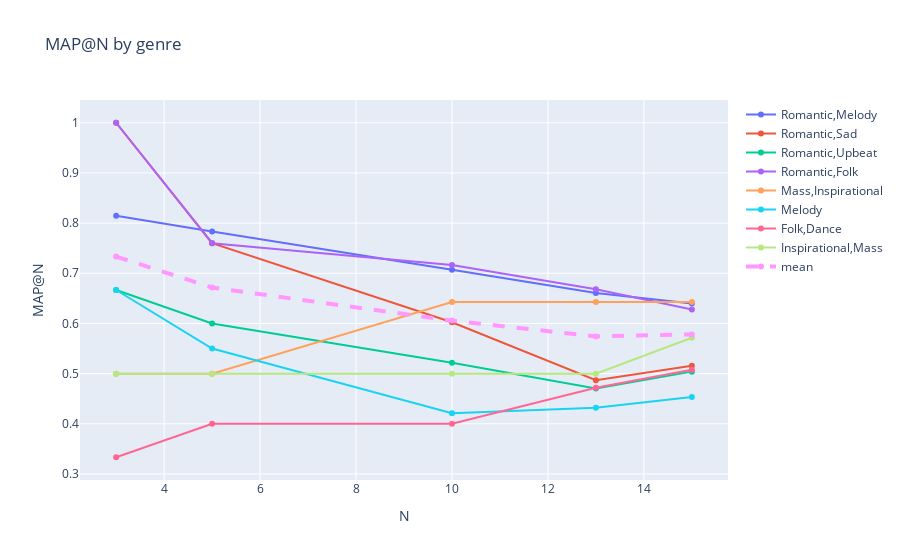

The notebook cell saved with this chart:
### Markdown cell above
### Step 11: Compute mAP@N for each genre and for the whole dataset

### Code cell
numeric_columns = [f'@{N}' for N in N_range]

mAP_by_genre = df.groupby('genre')[numeric_columns].mean()
mAP_dataset = df[numeric_columns].mean().to_frame().rename(columns={0: 'mAP'})

print('Mean average precision for each genre: ')
print(mAP_by_genre)
print('Mean average precision for entire dataset: ')
print(mAP_dataset)

fig = go.Figure()
for genre in df['genre'].unique():
    fig.add_trace(go.Scatter(y=mAP_by_genre.loc[genre], x=N_range, mode='lines+markers', name=genre))
fig.add_trace(go.Scatter(y=mAP_dataset['mAP'], x=N_range, mode='lines+markers', name='mean', line=dict(width=4, dash='dash')))

fig.update_layout(title='MAP@N by genre', xaxis_title='N', yaxis_title='MAP@N')
fig.show()

### Figure 1 — Plotly figure (JSON) as saved in the notebook; plotly's stock layout.template omitted (floating-point values rounded to 4 significant figures)
{"data": [{"mode": "lines+markers", "name": "Romantic,Melody", "type": "scatter", "x": [3, 5, 10, 13, 15], "y": [0.8148, 0.7833, 0.7071, 0.6609, 0.6399]}, {"mode": "lines+markers", "name": "Romantic,Sad", "type": "scatter", "x": [3, 5, 10, 13, 15], "y": [1, 0.76, 0.6024, 0.487, 0.5155]}, {"mode": "lines+markers", "name": "Romantic,Upbeat", "type": "scatter", "x": [3, 5, 10, 13, 15], "y": [0.6667, 0.6, 0.5218, 0.4702, 0.504]}, {"mode": "lines+markers", "name": "Romantic,Folk", "type": "scatter", "x": [3, 5, 10, 13, 15], "y": [1, 0.76, 0.7165, 0.6681, 0.6279]}, {"mode": "lines+markers", "name": "Mass,Inspirational", "type": "scatter", "x": [3, 5, 10, 13, 15], "y": [0.5, 0.5, 0.6429, 0.6429, 0.6429]}, {"mode": "lines+markers", "name": "Melody", "type": "scatter", "x": [3, 5, 10, 13, 15], "y": [0.6667, 0.55, 0.4211, 0.432, 0.4532]}, {"mode": "lines+markers", "name": "Folk,Dance", "type": "scatter", "x": [3, 5, 10, 13, 15], "y": [0.3333, 0.4, 0.4, 0.472, 0.5077]}, {"mode": "lines+markers", "name": "Inspirational,Mass", "type": "scatter", "x": [3, 5, 10, 13, 15], "y": [0.5, 0.5, 0.5, 0.5, 0.5714]}, {"line": {"dash": "dash", "width": 4}, "mode": "lines+markers", "name": "mean", "type": "scatter", "x": [3, 5, 10, 13, 15], "y": [0.7333, 0.6715, 0.6057, 0.5741, 0.5781]}], "layout": {"title": {"text": "MAP@N by genre"}, "xaxis": {"title": {"text": "N"}}, "yaxis": {"title": {"text": "MAP@N"}}}}
